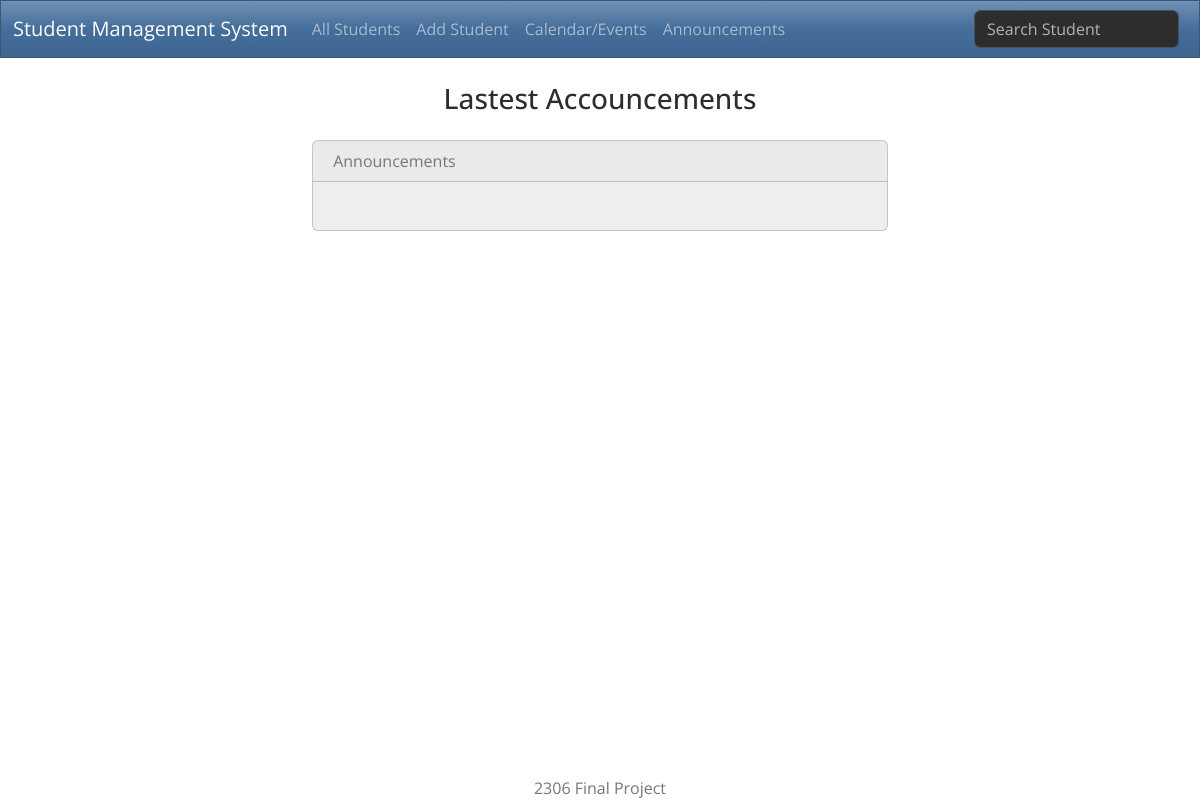
/announcements/, run on an earlier commit of the app's database.
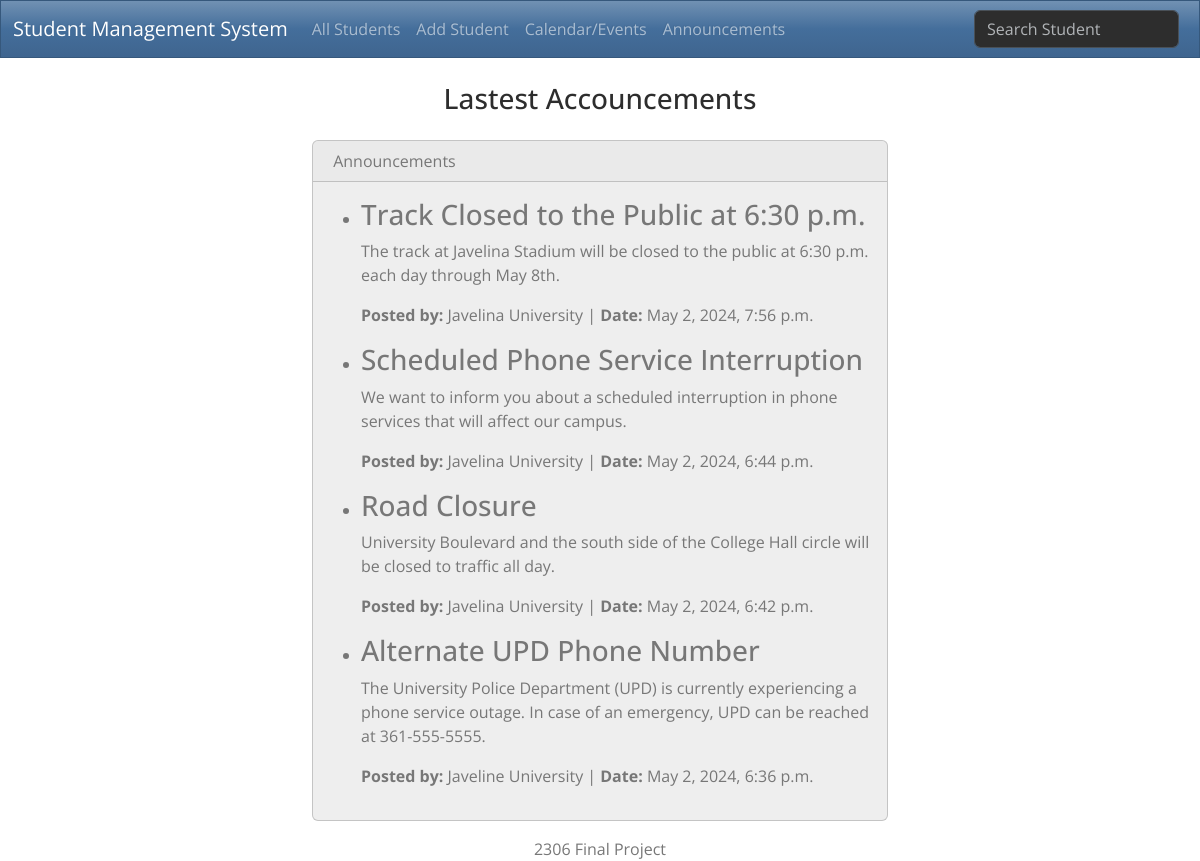
And on a later commit of the database.
### students/models.py (models this page shows, shortened)
class Announcement(models.Model):
    title = models.CharField(max_length=100)
    content = models.TextField()
    date_posted = models.DateTimeField(auto_now_add=True)
    author = models.CharField(max_length=100)

### students/views.py (the view)
# urls.py: path('announcements/', views.current_announcements, name='announcements_list'),
def current_announcements(request):
    announcements = Announcement.objects.order_by('-date_posted')[:5]
    return render(request, 'announcement.html', {'announcements': announcements})

### students/templates/students/announcement.html (shortened to what this page needs)
{% extends "base.html" %}
{% block body %}
    <h3 class="text-center m-4">Lastest Accouncements</h3>
        <div class="row justify-content-center">
            <div class="col-6">
                <div class="card bg-light mb-3">
                    <div class="card-header"> Announcements</div>
                    <div class="card-body">
                        <ul>
                            {% for announcement in announcements %}
                            <li>
                                <h3>{{ announcement.title }}</h3>
                                <p>{{ announcement.content }}</p>
                                <p><strong>Posted by:</strong> {{ announcement.author }} | <strong>Date:</strong> {{ announcement.date_posted }}</p>
                            </li>
                            {% endfor %}
                        </ul>
                    </div>
                </div>
            </div>
        </div>
{% endblock %}

### students/templates/students/base.html (shortened to what this page needs)
{% load static %}
<!DOCTYPE html>
<html lang="en">
<head>
  <link href="{% static 'css/bootstrap.css' %}" rel="stylesheet">
  <link rel="stylesheet" href="https://cdnjs.cloudflare.com/ajax/libs/font-awesome/6.0.0-beta3/css/all.min.css">
  <link rel="stylesheet" href="https://fontawesome.com/icons/user-plus?f=classic&s=solid">
  <link rel="stylesheet" href="https://fontawesome.com/icons/user-pen?f=classic&s=solid">
  <link rel="stylesheet" href="https://fontawesome.com/icons/trash?f=classic&s=solid">
  <link rel="stylesheet" href="https://fontawesome.com/icons/calendar-circle-plus?f=classic&s=solid">
  <link rel="stylesheet" href="https://fontawesome.com/icons/megaphone?f=classic&s=solid">
</head>
<body class="d-flex flex-column min-vh-100">
  <nav class="navbar navbar-expand-lg bg-primary" data-bs-theme="dark">
      <div class="container-fluid">
        <a class="navbar-brand" href="{% url 'index' %}">Student Management System</a>
        <div class="collapse navbar-collapse" id="navbarColor01">
          <ul class="navbar-nav me-auto">
            <li class="nav-item">
              <a class="nav-link" href="{% url 'index' %}">All Students</a>
            </li>
            <li class="nav-item">
              <a class="nav-link" href="{% url 'add' %}">Add Student</a>
            </li>
            <li class="nav-item">
              <a class="nav-link" href="{% url 'calendar' %}">Calendar/Events</a>
            </li>
            <li class="nav-item">
              <a class="nav-link" href="{% url 'announcements_list' %}">Announcements</a>
            </li>
          </ul>
          <form class="d-flex" action="{% url 'search_students' %}" method="GET">
            <input class="form-control me-2" type="search" placeholder="Search Student" aria-label="Search" name="query">
          </form>
         </div>
       </div>
    </nav>
      <div class="container-fluid">
        {% block body %}
        {% endblock %}
      </div>
        <footer class="mt-auto">
            <div class="text-center">
                <span>
                    2306 Final Project
                </span>
            </div>
        </footer>
</body>
</html>

What changed in the data, as far as the page shows it:
added Announcement: title "Track Closed to the Public at 6:30 p.m.", content "The track at Javelina Stadium will be closed to the public at 6:30 p.m. each day through May 8th.", author "Javelina University", date_posted "May 2, 2024, 7:56 p.m."
added Announcement: title "Scheduled Phone Service Interruption", content "We want to inform you about a scheduled interruption in phone services that will affect our campus.", author "Javelina University", date_posted "May 2, 2024, 6:44 p.m."
added Announcement: title "Road Closure", content "University Boulevard and the south side of the College Hall circle will be closed to traffic all day.", author "Javelina University", date_posted "May 2, 2024, 6:42 p.m."
added Announcement: title "Alternate UPD Phone Number", content "The University Police Department (UPD) is currently experiencing a phone service outage. In case of an emergency, UPD can be reached at 361-555-5555.", author "Javeline University", date_posted "May 2, 2024, 6:36 p.m."
